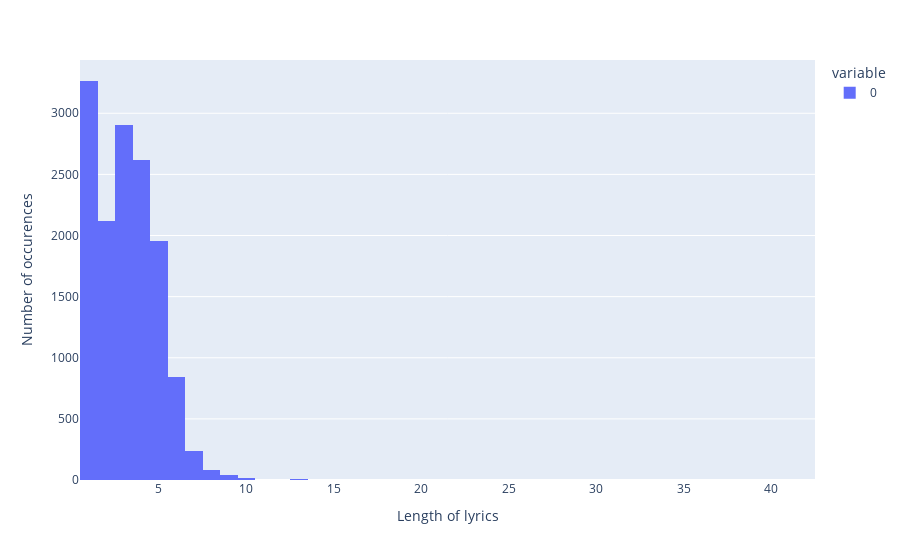

Write notebook code for a chart like this one.
### Code cell
fig = px.histogram(
    [len(l) for s in statistics for l in s['lyrics']],
)
fig.update_yaxes(title='Number of occurences')
fig.update_xaxes(title='Length of lyrics')
fig.show()

### Figure 1 — Plotly figure (JSON) as saved in the notebook; plotly's stock layout.template omitted (floating-point values rounded to 4 significant figures; data arrays with more than 128 entries replaced by an {"elided": "..."} marker saying what was removed)
{"data": [{"alignmentgroup": "True", "bingroup": "x", "hovertemplate": "variable=0<br>value=%{x}<br>count=%{y}<extra></extra>", "legendgroup": "0", "marker": {"color": "#636efa"}, "name": "0", "offsetgroup": "0", "orientation": "v", "showlegend": true, "type": "histogram", "x": {"elided": "14105 int values"}, "xaxis": "x", "yaxis": "y"}], "layout": {"barmode": "relative", "legend": {"title": {"text": "variable"}, "tracegroupgap": 0}, "margin": {"t": 60}, "xaxis": {"anchor": "y", "domain": [0.0, 1.0], "title": {"text": "Length of lyrics"}}, "yaxis": {"anchor": "x", "domain": [0.0, 1.0], "title": {"text": "Number of occurences"}}}}
